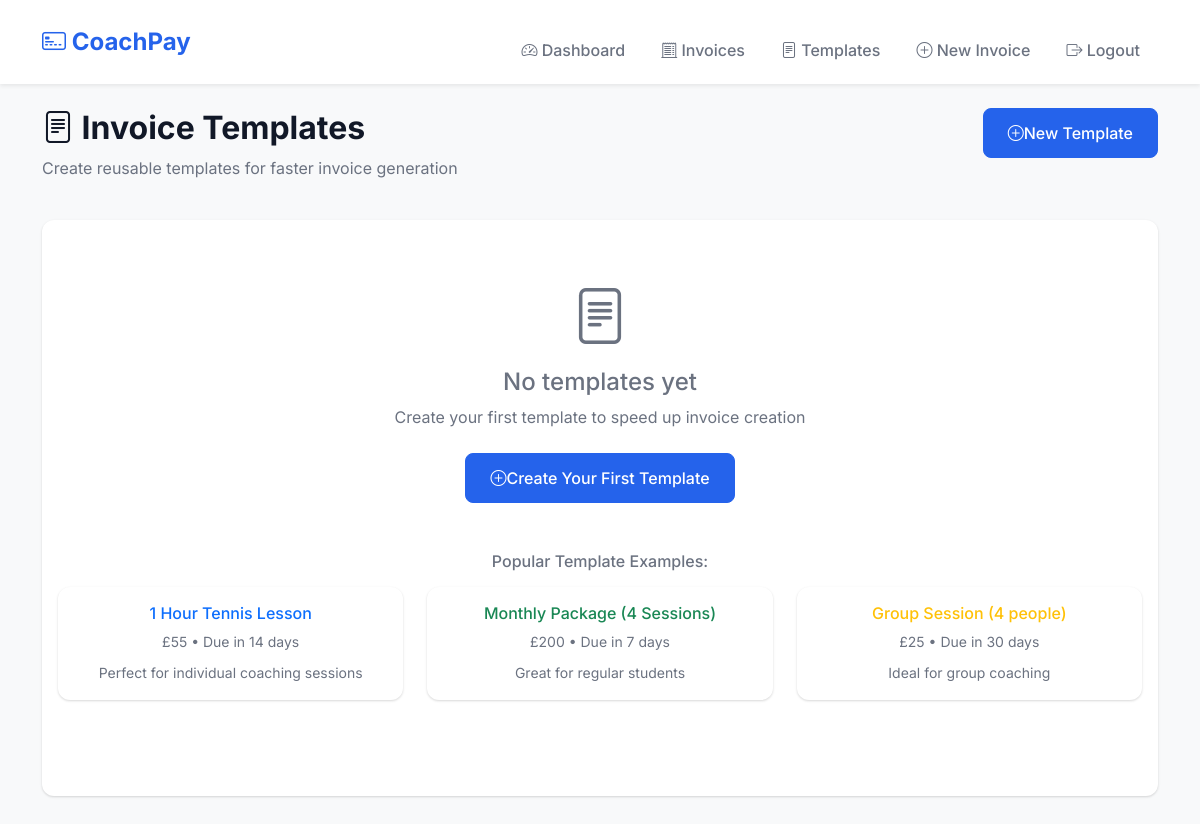
The app's page /templates (signed in), older data.
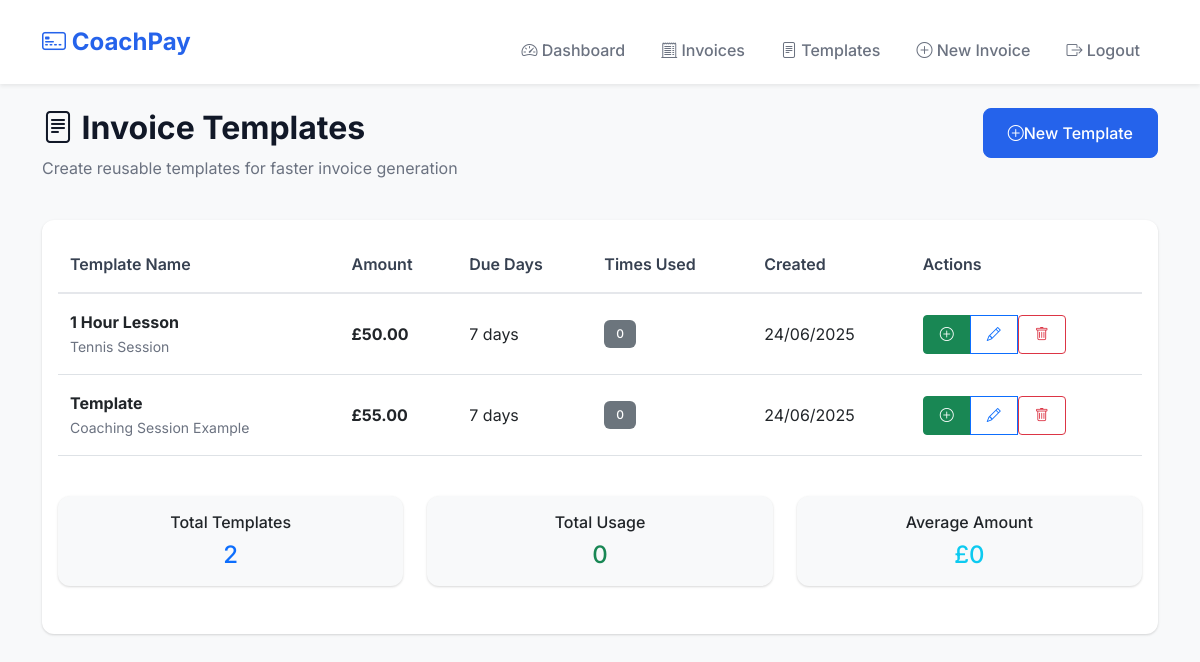
The same page, newer data.
### app.py (models this page shows)
class InvoiceTemplate(db.Model):
    id = db.Column(db.Integer, primary_key=True)
    coach_id = db.Column(db.Integer, db.ForeignKey('coach.id'), nullable=False)
    name = db.Column(db.String(100), nullable=False)
    amount = db.Column(sa.Numeric(10, 2), nullable=False)
    description = db.Column(db.Text, nullable=False)
    default_due_days = db.Column(db.Integer, nullable=False, default=14)
    created_at = db.Column(db.DateTime, default=datetime.utcnow)
    updated_at = db.Column(db.DateTime, default=datetime.utcnow, onupdate=datetime.utcnow)
    invoices = db.relationship('Invoice', backref='template', lazy=True)

### app.py (the view)
@app.route('/templates')
@login_required
def templates():
    coach_id = session['coach_id']
    templates = InvoiceTemplate.query.filter_by(coach_id=coach_id)\
        .order_by(InvoiceTemplate.name.asc()).all()
    csrf_form = CSRFForm()
    return render_template('templates.html', templates=templates, csrf_form=csrf_form)

### app.py (called while the page is built)
def login_required(f):
    @wraps(f)
    def decorated_function(*args, **kwargs):
        if 'coach_id' not in session:
            flash('Please log in to access this page.', 'warning')
            return redirect(url_for('login'))
        return f(*args, **kwargs)
    return decorated_function

@app.after_request
def after_request(response):
    response.headers['X-Content-Type-Options'] = 'nosniff'
    response.headers['X-Frame-Options'] = 'DENY'
    response.headers['X-XSS-Protection'] = '1; mode=block'
    if not is_development:
        response.headers['Strict-Transport-Security'] = 'max-age=31536000; includeSubDomains'
    response.headers['Content-Security-Policy'] = ("default-src 'self'; "
                                                   "script-src 'self' 'unsafe-inline' https://cdn.jsdelivr.net; "
                                                   "style-src 'self' 'unsafe-inline' https://cdn.jsdelivr.net https://fonts.googleapis.com; "
                                                   "font-src 'self' https://cdn.jsdelivr.net https://fonts.gstatic.com; "
                                                   "img-src 'self' data:;")
    return response

### templates/templates.html (shortened to what the changed rows need)
{% extends "base.html" %}
{% block content %}
<div class="row mb-4">
    <div class="col-md-6">
        <h2 class="fw-bold"><i class="bi bi-file-text"></i> Invoice Templates</h2>
    </div>
</div>
<div class="card">
    <div class="card-body">
        {% if templates %}
        <div class="d-none d-md-block">
            <div class="table-responsive">
                <table class="table table-hover">
                    <thead>
                        <tr>
                            <th>Template Name</th>
                            <th>Amount</th>
                            <th>Due Days</th>
                            <th>Times Used</th>
                            <th>Created</th>
                            <th>Actions</th>
                        </tr>
                    </thead>
                    <tbody>
                        {% for template in templates %}
                        <tr>
                            <td>
                                <strong>{{ template.name }}</strong>
                                <br>
                                <small class="text-muted">{{ template.description[:50] }}{{ '...' if template.description|length > 50 else '' }}</small>
                            </td>
                            <td><strong>£{{ "%.2f"|format(template.amount) }}</strong></td>
                            <td>{{ template.default_due_days }} days</td>
                            <td>
                                <span class="badge bg-secondary">{{ template.invoices|length }}</span>
                            </td>
                            <td>{{ template.created_at.strftime('%d/%m/%Y') }}</td>
                            <td>
                                <div class="btn-group" role="group">
                                    <a href="{{ url_for('use_template', template_id=template.id) }}"
                                       class="btn btn-sm btn-success" title="Create Invoice">
                                        <i class="bi bi-plus-circle"></i>
                                    </a>
                                    <a href="{{ url_for('edit_template', template_id=template.id) }}"
                                       class="btn btn-sm btn-outline-primary" title="Edit Template">
                                        <i class="bi bi-pencil"></i>
                                    </a>
                                    <form method="POST" action="{{ url_for('delete_template', template_id=template.id) }}"
                                          class="d-inline" onsubmit="return confirm('Are you sure you want to delete this template? This will not affect existing invoices.')">
                                        <button type="submit" class="btn btn-sm btn-outline-danger" title="Delete Template">
                                            <i class="bi bi-trash"></i>
                                        </button>
                                    </form>
                                </div>
                            </td>
                        </tr>
                        {% endfor %}
                    </tbody>
                </table>
            </div>
        </div>
<div class="row mt-4">
    <div class="col-md-4 mb-3">
        <div class="card bg-light text-center">
            <div class="card-body py-3">
                <h6 class="card-title">Total Templates</h6>
                <h4 class="text-primary mb-0">{{ templates|length }}</h4>
            </div>
        </div>
    </div>
    <div class="col-md-4 mb-3">
        <div class="card bg-light text-center">
            <div class="card-body py-3">
                <h6 class="card-title">Total Usage</h6>
                <h4 class="text-success mb-0">
                    {% set total_usage = 0 %}
                    {% for template in templates %}
                        {% set total_usage = total_usage + template.invoices|length %}
                    {% endfor %}
                    {{ total_usage }}
                </h4>
            </div>
        </div>
    </div>
    <div class="col-md-4 mb-3">
        <div class="card bg-light text-center">
            <div class="card-body py-3">
                <h6 class="card-title">Average Amount</h6>
                <h4 class="text-info mb-0">
                    {% if templates %}
                        {% set total_amount = 0 %}
                        {% for template in templates %}
                            {% set total_amount = total_amount + template.amount %}
                        {% endfor %}
                        £{{ "%.0f"|format(total_amount / templates|length) }}
                    {% else %}
                        £0
                    {% endif %}
                </h4>
            </div>
        </div>
    </div>
</div>
        {% else %}
        <div class="text-center py-5">
            <i class="bi bi-file-text display-4 text-muted"></i>
            <h4 class="text-muted mt-3">No templates yet</h4>
            <p class="text-muted mb-4">Create your first template to speed up invoice creation</p>
            <div class="d-grid gap-2 d-sm-block">
                <a href="{{ url_for('create_template') }}" class="btn btn-primary">
                    <i class="bi bi-plus-circle"></i> Create Your First Template
                </a>
            </div>
            <div class="mt-5">
                <h6 class="text-muted mb-3">Popular Template Examples:</h6>
                <div class="row">
                    <div class="col-lg-4 mb-3">
                        <div class="card border-primary">
                            <div class="card-body p-3">
                                <h6 class="text-primary">1 Hour Tennis Lesson</h6>
                                <p class="small text-muted mb-2">£55 • Due in 14 days</p>
                                <small class="text-muted">Perfect for individual coaching sessions</small>
                            </div>
                        </div>
                    </div>
                    <div class="col-lg-4 mb-3">
                        <div class="card border-success">
                            <div class="card-body p-3">
                                <h6 class="text-success">Monthly Package (4 Sessions)</h6>
                                <p class="small text-muted mb-2">£200 • Due in 7 days</p>
                                <small class="text-muted">Great for regular students</small>
                            </div>
                        </div>
                    </div>
                    <div class="col-lg-4 mb-3">
                        <div class="card border-warning">
                            <div class="card-body p-3">
                                <h6 class="text-warning">Group Session (4 people)</h6>
                                <p class="small text-muted mb-2">£25 • Due in 30 days</p>
                                <small class="text-muted">Ideal for group coaching</small>
                            </div>
                        </div>
                    </div>
                </div>
            </div>
        </div>
        {% endif %}
    </div>
</div>
{% endblock %}

Row changes from the older to the newer data that the page shows:
added InvoiceTemplate: name "1 Hour Lesson", description "Tennis Session", amount "50.00", default_due_days "7", invoices|length "0", created_at "24/06/2025"
added InvoiceTemplate: name "Template", description "Coaching Session Example", amount "55.00", default_due_days "7", invoices|length "0", created_at "24/06/2025"
Text that changed along with them:
{{ templates|length }}: (not shown) → "2"
{{ total_usage }}: (not shown) → "0"
{{ "%.0f"|format(total_amount / templates|length) }}: (not shown) → "0"
text no longer shown: "No templates yet Create your first template to speed up invoice creation Create Your First Template Popular Template Examples: 1 Hour Tennis Lesson £55 • Due in 14 days Perfect for individual coaching sessions Monthly Package (4 Sessions) £200 • Due in 7 days Great for regular students Group Session (4 people) £25 • Due in 30 days Ideal for group coaching"
text now shown: "Template Name Amount Due Days Times Used Created Actions Total Templates Total Usage Average Amount £"
